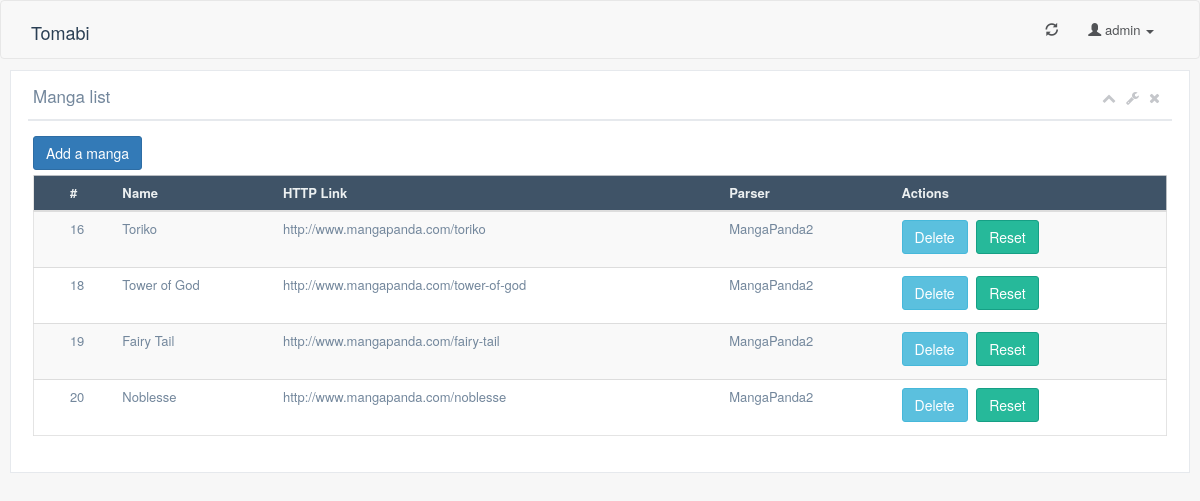
The page /tomabi/mymangas/ (signed in) on the database as committed earlier.
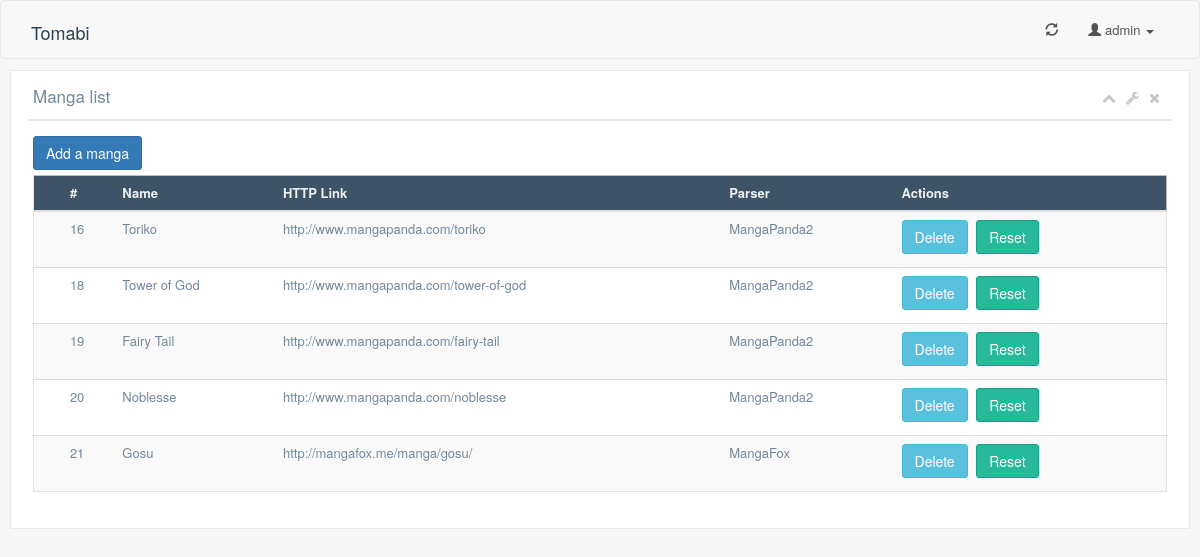
The same page on the database as committed later.
### tomabi_app/models.py (models this page shows)
class Manga(models.Model):
    user = models.ForeignKey(settings.AUTH_USER_MODEL, on_delete=models.CASCADE,)
    name = models.CharField(max_length=50)
    url = models.URLField(max_length=200)
    parser = models.ForeignKey(Parser, on_delete=models.CASCADE)

class Parser(models.Model):
    name = models.CharField(max_length=50)
    methodname = models.CharField(max_length=50)
    def __str__(self):              # __unicode__ on Python 2
        return self.name

### tomabi_app/views.py (the view)
# urls.py: url(r'^mymangas/delete/(?P<id>\d+)/$', views.deletemangas, name='deletemangas'),
@login_required
def mymangas(request):
    manga_list = Manga.objects.filter(user=request.user)
    return render(request, 'mymangas/view.html', {'manga_list': manga_list})

### tomabi_app/templates/mymangas/view.html (shortened to what this page needs)
{% extends "base.html" %}
{% block content %}
<div class=x_content>
  </div>
  <div class="col-md-12 col-sm-12 col-xs-12">
      <div class="x_panel">
          <div class="x_title">
              <h2>Manga list<small>Custom design</small></h2>
              <ul class="nav navbar-right panel_toolbox">
                  <li><a class="collapse-link"><i class="fa fa-chevron-up"></i></a>
                  </li>
                  <li class="dropdown">
                      <a href="#" class="dropdown-toggle" data-toggle="dropdown" role="button" aria-expanded="false"><i class="fa fa-wrench"></i></a>
                  </li>
                  <li><a class="close-link"><i class="fa fa-close"></i></a>
                  </li>
              </ul>
              <div class="clearfix"></div>
          </div>
          <div class="x_content">
            <button type="button" class="btn btn-primary" onclick="location.href='add';">Add a manga</button>
              <div class="table-responsive">
                  <table class="table table-striped jambo_table bulk_action">
                      <thead>
                          <tr class="headings">
                              <th>
                              </th>
                              <th class="column-title" style="display: table-cell;">#</th>
                              <th class="column-title" style="display: table-cell;">Name</th>
                              <th class="column-title" style="display: table-cell;">HTTP Link</th>
                              <th class="column-title" style="display: table-cell;">Parser</th>
                              <th class="column-title no-link last" style="display: table-cell;"><span class="nobr">Actions</span>
                              </th>
                          </tr>
                      </thead>
                      <tbody>
                      {% for manga in manga_list %}
                          <tr class="even pointer">
                              <td class="a-center ">
                              </td>
                              <td class=" ">{{ manga.id }}</td>
                              <td class=" ">{{ manga.name }}</td>
                              <td class=" ">{{ manga.url }}</td>
                              <td class=" ">{{ manga.parser }}</td>
                              <td class=" "><button class="btn btn-info btn-ok" type="button" data-href="/tomabi/mymangas/delete/{{ manga.id }}" data-toggle="modal" data-target="#myModal">
                        Delete</button> <button type="button" class="btn btn-success" onclick="location.href='/tomabi/mymangas/reset/{{ manga.id }}';">Reset</button>
                              </td>
                          </tr>
                          {% endfor %}
                      </tbody>
                  </table>
              </div>
          </div>
      </div>
  </div>
  {% endblock %}

Rows that differ between the two databases and show on the page:
added Manga: id "21", name "Gosu", url "http://mangafox.me/manga/gosu/", parser "MangaFox"
